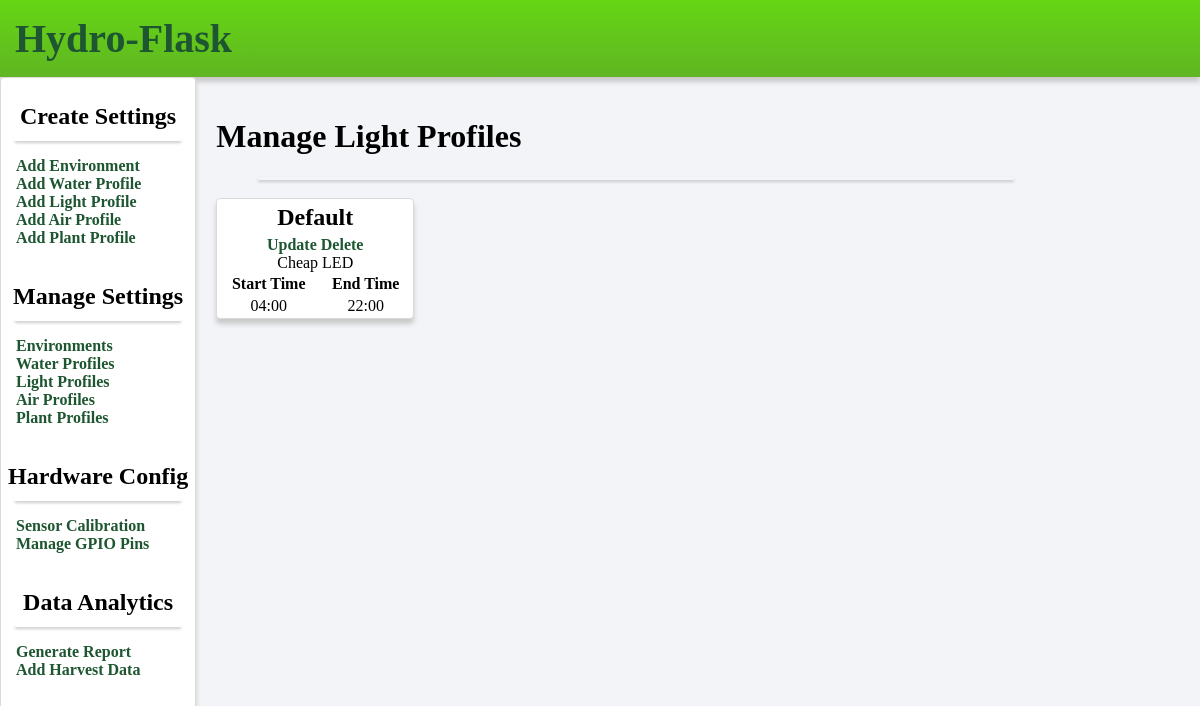
/light, run on an earlier commit of the app's database.
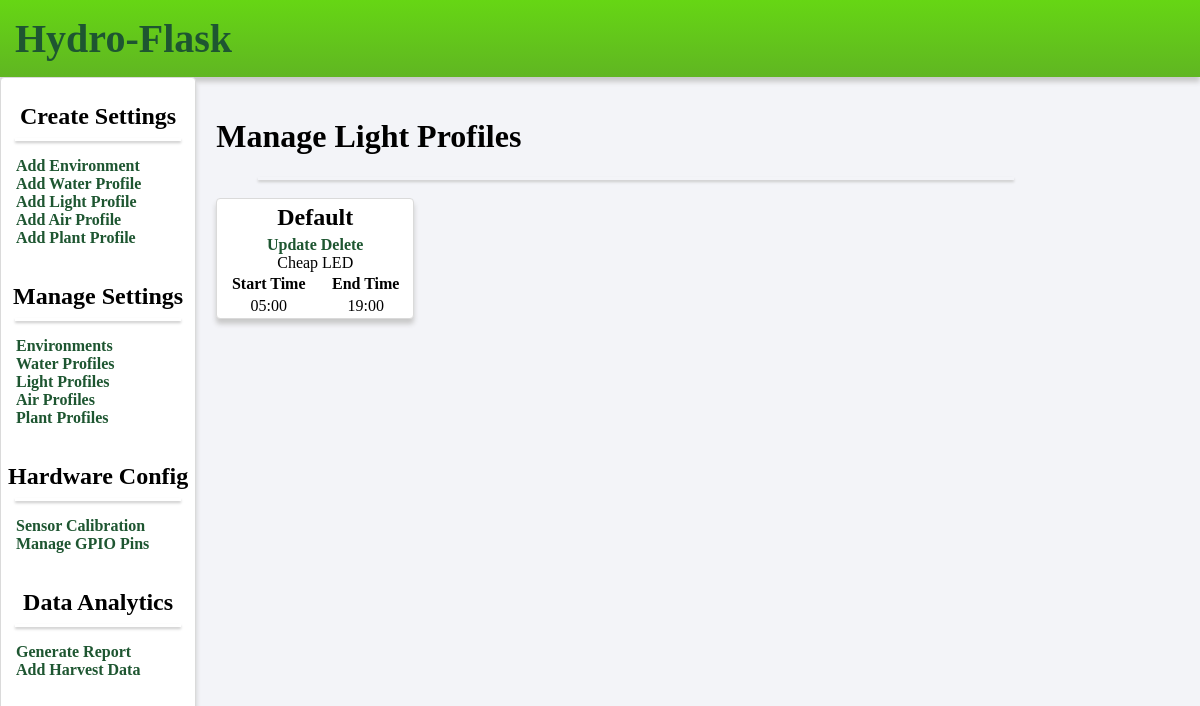
And on a later commit of the database.
### models.py (models this page shows, shortened)
class Light(db.Model):
    id = db.Column(db.Integer, primary_key=True)
    name = db.Column(db.String(50), nullable=False)
    model = db.Column(db.String(50))
    start_time = db.Column(db.String(10))
    end_time = db.Column(db.String(10))
    enviros = db.relationship('Enviro', backref='light', lazy=True)

### views.py (the view)
@app.route('/light')
def list_light_profiles():
    lights = Light.query.all()
    return render_template('index_light.html', lights=lights)

### templates/index_light.html
{% extends 'layout.html' %}
{% block body %}
<div class="content">
    <h1>Manage Light Profiles</h1>
    <hr class="line">
    <div class = "container">
        {% for light in lights %}
            <div class = "light">
                <h2>{{ light.name }}</h2>
                <a href="/update_light/{{light.id}}">Update</a>
                <a href="/delete_light/{{light.id}}">Delete</a>
                <br />
                {{ light.model }}
                <table width = "100%">
                    <tr>
                        <th>Start Time</th>
                        <th>End Time</th>
                    </tr>
                    <tr>
                        <td>{{ light.start_time }}</td>
                        <td>{{ light.end_time }}</td>
                    </tr>
                </table>
            </div>
        {% endfor %}
    </div>
</div>
{% endblock %}

What changed in the data, as far as the page shows it:
changed Light "Default": start_time "04:00" → "05:00"; end_time "22:00" → "19:00"
